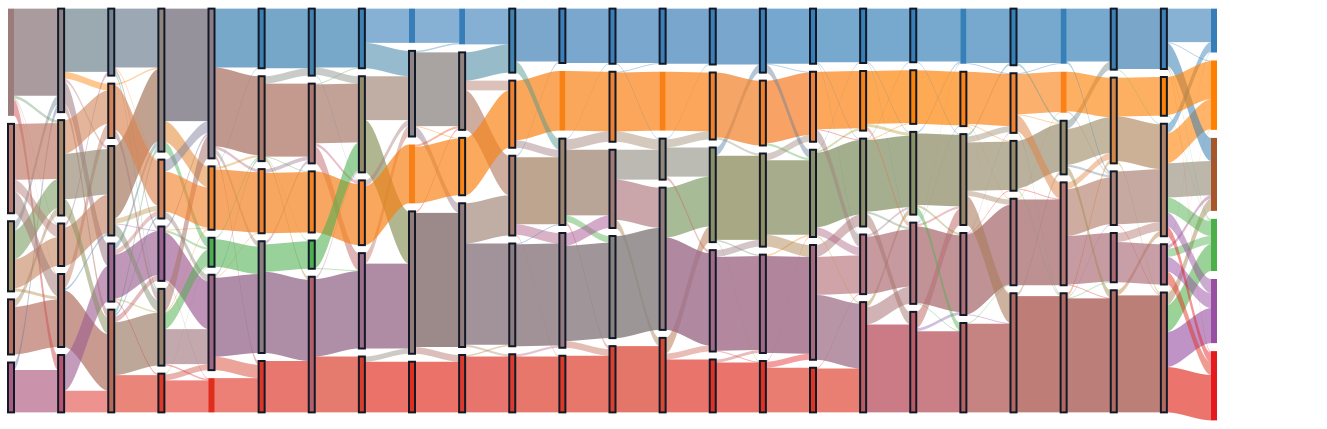
#> input picture docs/studies/lens_core/showcase/panels/a_tank_clusters.png, 2654 x 858 px (shown at 1/2 size); its folder holds 4 pictures in this run
$ python compose.py
#> lines starting #> are read from the running program, lines starting #| are printed output that depends on the picture
"""The lens core's showcase (lens slice 1, DESIGN.md K): one figure from the app's own exports.

Each panel is a chart the app exported (a PNG carrying its recipe in an iTXt chunk); the two
legends are screenshots of the app's colour legend for the same views. This script lays the
panels out with their captions and writes `lens_core_showcase.png`, whose recipe chunk holds every
panel's recipe and the commit it was made at, with the same recipe in `recipe.json` beside it.

    .venv/bin/python docs/studies/lens_core/showcase/compose.py
"""

import json
import subprocess
from pathlib import Path
from typing import Any, Dict, List, Optional, Tuple

from matplotlib import font_manager
from PIL import Image, ImageChops, ImageDraw, ImageFont
from PIL.PngImagePlugin import PngInfo

HERE = Path(__file__).resolve().parent
PANELS = HERE / "panels"
WIDTH, MARGIN, GAP = 2654, 48, 40
REGULAR = font_manager.findfont(font_manager.FontProperties(family="DejaVu Sans"))
BOLD = font_manager.findfont(font_manager.FontProperties(family="DejaVu Sans", weight="bold"))


def font(size: int, bold: bool = False) -> ImageFont.FreeTypeFont:
    return ImageFont.truetype(BOLD if bold else REGULAR, size)


def recipe_of(name: str) -> Optional[Dict[str, Any]]:
    """The recipe the app embedded in an exported panel (None for a screenshot)."""
    text = Image.open(PANELS / name).info.get("recipe")
    return json.loads(text) if text else None


def cropped(name: str) -> Image.Image:
    """A screenshot trimmed to what it shows (the legend bar is wider than its swatches)."""
    image = Image.open(PANELS / name).convert("RGB")
    box = ImageChops.difference(image, Image.new("RGB", image.size, "white")).getbbox()
    return image.crop(box) if box else image


def scaled(image: Image.Image, width: int) -> Image.Image:
    return image.resize((width, round(image.height * width / image.width)), Image.LANCZOS)


def wrapped(text: str, face: ImageFont.FreeTypeFont, width: int) -> List[str]:
    """The text in lines no wider than `width` pixels."""
    lines: List[str] = []
    for paragraph in text.split("\n"):
        line = ""
        for word in paragraph.split():
            trial = f"{line} {word}".strip()
            if face.getlength(trial) <= width or not line:
                line = trial
            else:
                lines.append(line)
                line = word
        lines.append(line)
    return lines


def caption(text: str, width: int, size: int = 26) -> Image.Image:
    """A caption block: its letter in bold, the rest regular."""
    face, bold = font(size), font(size, bold=True)
    letter, _, rest = text.partition("  ")
    lines = wrapped(rest, face, width - 60)
    block = Image.new("RGB", (width, 12 + round(size * 1.35) * len(lines)), "white")
    draw = ImageDraw.Draw(block)
    draw.text((0, 4), letter, font=bold, fill="#111111")
    for i, line in enumerate(lines):
        draw.text((60, 4 + round(size * 1.35) * i), line, font=face, fill="#222222")
    return block


CAPTIONS = {
    "A": "A  The tank lens across all 24 layers: 499 sentences using \"tank\" in five senses, in "
         "tank-k5-n15 (k 5 at every layer), coloured by the designed sense; the last column sorts the model's "
         "generated text by topic (a sense, or ambiguous). The senses separate in the middle layers (held-out κ 0.57 to 0.62 at L11 to "
         "L13), and scuba and septic share nodes. Outlined nodes hold items that raw space groups differently: "
         "about half the items at a typical layer (from 14% at L4 to 91% at L2).",
    "B": "B  Its k profile: held-out κ for each k at each layer. □ this version's k; ◆ the held-out best (7 to "
         "10, selection-biased); in-sample, without the labels: ○ elbow (2 at 20 of 24 layers), ▲ silhouette "
         "(2 to 8), ▬ hierarchy levels (5 only at L18 and L19).",
    "E": "E  Expert fingerprints by sense: the mean gate weight each expert gets at each layer (the model's own "
         "top four), for the aquarium sentences minus the vehicle sentences. Red is more for aquarium, blue "
         "more for vehicle.",
    "C": "C  The calibration set's aquarium-against-vehicle mass-mean axis, held out by scene family in 12 folds: "
         "accuracy 0.905 at L4, the paper's figure exactly, with κ and the worst fold (chance 0.5).",
    "D": "D  Frame × voice in one colour (the threatened set, framing-k4-auto-levels, whose k per layer, 2 to 8, "
         "comes from the hierarchy levels): hue is the frame "
         "(roleplay or factual), lightness the voice (active or passive). Voice organizes the nodes first "
         "(AMI 0.98 at L1), the frame from L4 (0.53), both together through the middle layers, and the frame "
         "alone at L22 and L23 (0.86 and 0.87). The last column is the model's answer.",
    "F": "F  How the contrast bears on routing: the axis pushed through each next layer's router, as a multiple "
         "of the median random direction of the same length. It is under the median at 19 of 23 layers and peaks "
         "at L10 and L11 (1.26 times the median, the random 94th percentile), so it is never above the random "
         "95th percentile.",
}


def stack(blocks: List[Image.Image], width: int, gap: int) -> Image.Image:
    out = Image.new("RGB", (width, sum(b.height for b in blocks) + gap * (len(blocks) - 1)), "white")
    y = 0
    for block in blocks:
        out.paste(block, (0, y))
        y += block.height + gap
    return out


def section(letter: str, panel: str, width: int, legend: Optional[str] = None) -> Image.Image:
    """A caption, the panel at the given width, and its legend under it."""
    parts = [caption(CAPTIONS[letter], width), scaled(Image.open(PANELS / panel).convert("RGB"), width)]
    return stack(parts + ([cropped(legend)] if legend else []), width, 10)


def side_by_side(left: Image.Image, right: Image.Image, width: int) -> Image.Image:
    row = Image.new("RGB", (width, max(left.height, right.height)), "white")
    row.paste(left, (0, 0))
    row.paste(right, (width - right.width, 0))
    return row


def heading(width: int) -> Image.Image:
    block = Image.new("RGB", (width, 120), "white")
    draw = ImageDraw.Draw(block)
    draw.text((0, 0), "OpenLLMRI, lens slice 1: the lens core", font=font(46, bold=True), fill="#111111")
    draw.text((0, 66), "gpt-oss-20b's residual stream at the target word. Every panel is the app's own export, "
              "and recipe.json holds each one's recipe.", font=font(26), fill="#444444")
    return block


LAYOUT: List[Tuple[str, str, Optional[str]]] = [
    ("A", "a_tank_clusters.png", "a_tank_legend.png"), ("B", "b_tank_k_profile.png", None),
    ("E", "e_fingerprint_aquarium_vehicle.png", None), ("C", "c_calibration_heldout.png", None),
    ("D", "d_frame_voice.png", "d_frame_voice_legend.png"), ("F", "f_router_alignment.png", None),
]


def main() -> None:
    half = (WIDTH - GAP) // 2
    built = {letter: section(letter, panel, half if letter in "BE" else WIDTH, legend) for letter, panel, legend in LAYOUT}
#> in caption, `block = Image.new("RGB", (width, 12 + round(size * 1.35) * len(lines))..`: block: PIL image 2654x117 RGB; every value is 255
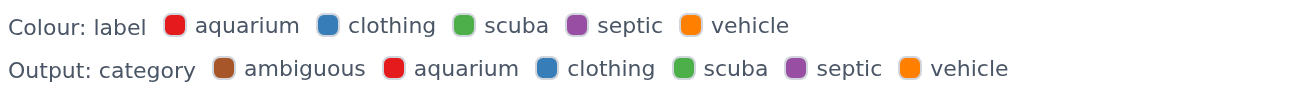
#> input picture docs/studies/lens_core/showcase/panels/a_tank_legend.png, 1314 x 95 px
#> in cropped, image is the input picture: PIL image 1314x95 RGB; mean R, G, B 243.1, 242, 242.2
#> in cropped, `box = ImageChops.difference(image, Image.new("RGB", image.size, "white..`: box = (9, 13, 1008, 82)
#> in cropped, `return image.crop(box) if box else image`:
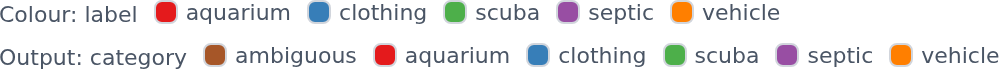
#> returned value: PIL image 999x69 RGB; mean R, G, B 233.4, 231.5, 231.8
#> in stack, `out = Image.new("RGB", (width, sum(b.height for b in blocks) + gap * (..`: out: PIL image 2654x1064 RGB; every value is 255
#> the loop in stack, `for block in blocks:` made 3 passes
#> y on passes 1 to 3: 127, 995, 1074
#> after the loop in stack, `for block in blocks:`:
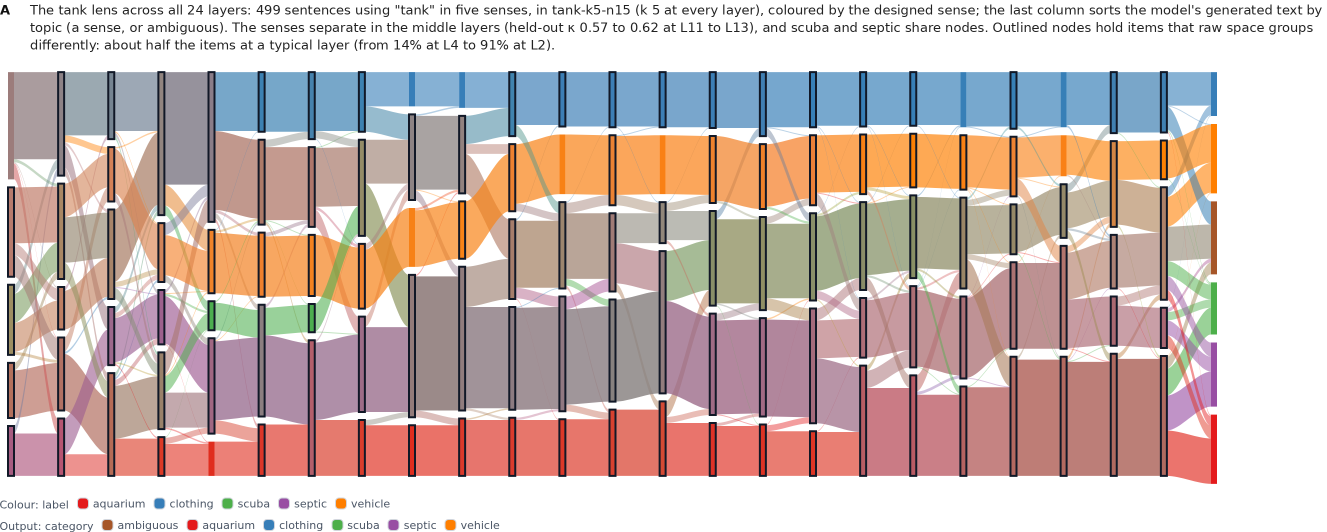
#> out: PIL image 2654x1064 RGB (shown at 1/2 size); mean R, G, B 201.9, 183.1, 178.7
#> after the loop in stack, `for block in blocks:`: y = 1074
#> call 2 of section, with letter = 'B', panel = 'b_tank_k_profile.png', width = 1307
#> in caption (call 2), `block = Image.new("RGB", (width, 12 + round(size * 1.35) * len(lines))..`: block: PIL image 1307x117 RGB; every value is 255
#> the loop in caption (call 2), `for i, line in enumerate(lines):` made 3 passes
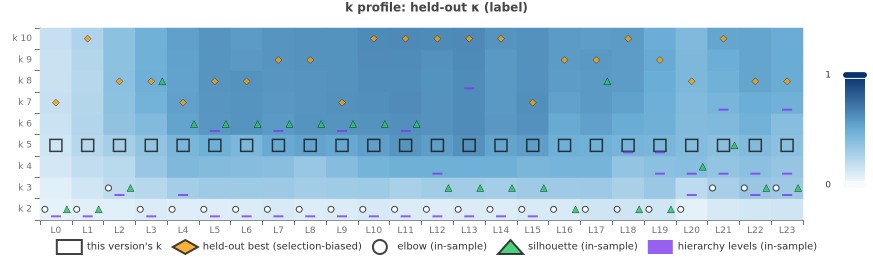
#> input picture docs/studies/lens_core/showcase/panels/b_tank_k_profile.png, 1746 x 520 px (shown at 1/2 size)
#> call 2 of scaled, with width = 1307
#> in scaled (call 2), `return image.resize((width, round(image.height * width / image.width))..`:
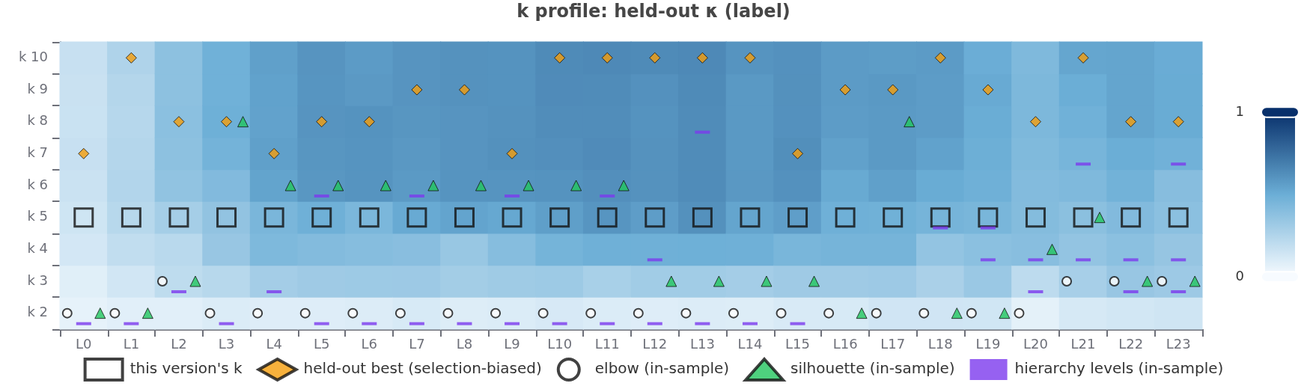
#> returned value: PIL image 1307x389 RGB; mean R, G, B 168.2, 201.1, 222.9
#> call 2 of stack, with width = 1307, gap = 10
#> in stack (call 2), `out = Image.new("RGB", (width, sum(b.height for b in blocks) + gap * (..`: out: PIL image 1307x516 RGB; every value is 255
#> after the loop in stack (call 2), `for block in blocks:`:
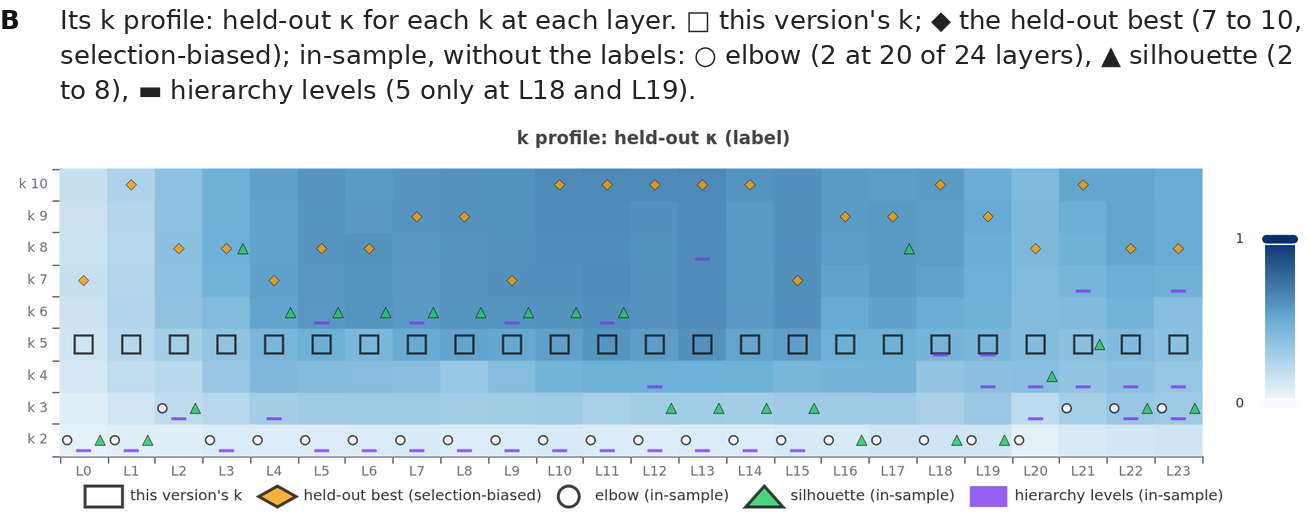
#> out: PIL image 1307x516 RGB; mean R, G, B 184.7, 209.5, 225.9
#> after the loop in stack (call 2), `for block in blocks:`: y = 526
    body = stack([heading(WIDTH), built["A"], side_by_side(built["B"], built["E"], WIDTH),
                  built["C"], built["D"], built["F"]], WIDTH, 56)
    figure = Image.new("RGB", (WIDTH + 2 * MARGIN, body.height + 2 * MARGIN), "white")
    figure.paste(body, (MARGIN, MARGIN))
    git = lambda *args: subprocess.run(["git", *args], cwd=HERE, capture_output=True, text=True).stdout.strip()  # noqa: E731
    recipe = {"figure": "the lens core's showcase (lens slice 1)", "script": "docs/studies/lens_core/showcase/compose.py",
              "commit": git("rev-parse", "HEAD"), "dirty": bool(git("status", "--porcelain")),
              "panels": {letter: {"file": panel, "recipe": recipe_of(panel),
                                  "legend": f"{legend}: a screenshot of the app's colour legend for this view" if legend else None}
                         for letter, panel, legend in LAYOUT}}
    info = PngInfo()
    info.add_itxt("recipe", json.dumps(recipe))
    figure.save(HERE / "lens_core_showcase.png", pnginfo=info, optimize=True)
    (HERE / "recipe.json").write_text(json.dumps(recipe, indent=1, ensure_ascii=False) + "\n", encoding="utf-8")
    print(figure.size, (HERE / "lens_core_showcase.png").stat().st_size)


if __name__ == "__main__":
#> (the run stopped early here; a loop or call above may not have finished)
